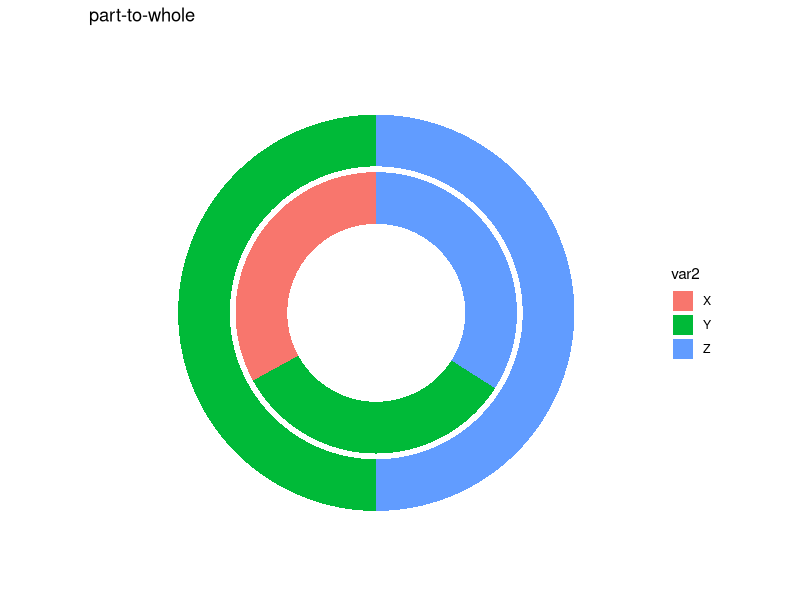
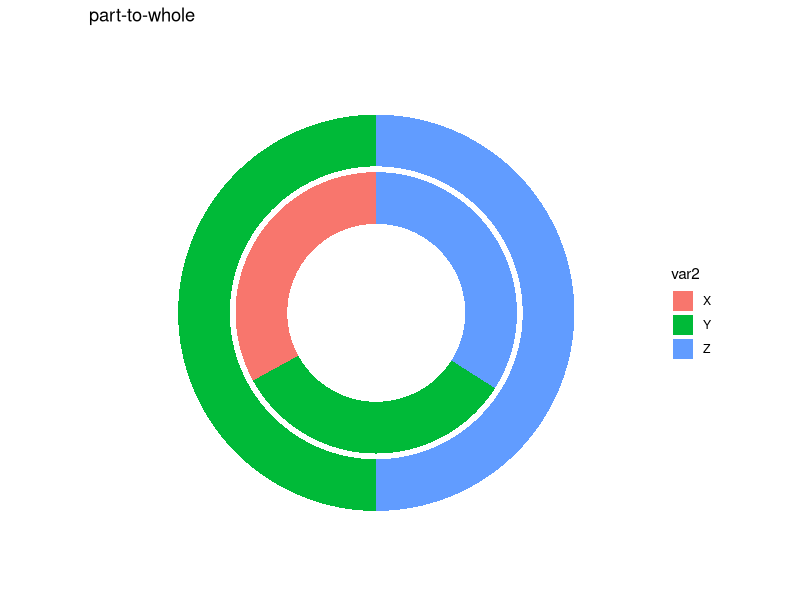

Reproduce these figures in R, in order.
library(dplyr)
library(ggplot2)

df <- tibble::tibble(
  var1 = c("A", "A", "A", "B", "B"),
  var2 = c("X", "Y", "Z", "Y", "Z"),
  var3 = c(33, 33, 34, 50, 50)
)

df %>% 
  mutate(var1 = as.factor(var1),
         var2 = as.factor(var2)) %>% 
  ggplot(aes(x = as.numeric(var1), y = var3, fill = var2)) +
  geom_col(linewidth = 1, position = position_stack()) +
  xlim(c(-1,3)) +
  coord_polar(theta = "y") +
  labs(title = "part-to-whole") +
  theme_void()

ggsave("./2023/part-to-whole.png")

